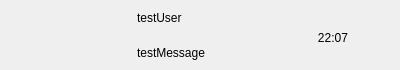
<?xml version="1.0" encoding="UTF-8"?>
<ui version="4.0">
 <class>ChatUserWid</class>
 <widget class="QWidget" name="ChatUserWid">
  <property name="geometry">
   <rect>
    <x>0</x>
    <y>0</y>
    <width>400</width>
    <height>70</height>
   </rect>
  </property>
  <property name="minimumSize">
   <size>
    <width>0</width>
    <height>70</height>
   </size>
  </property>
  <property name="maximumSize">
   <size>
    <width>16777215</width>
    <height>70</height>
   </size>
  </property>
  <property name="windowTitle">
   <string>Form</string>
  </property>
  <layout class="QHBoxLayout" name="horizontalLayout">
   <property name="spacing">
    <number>5</number>
   </property>
   <property name="leftMargin">
    <number>6</number>
   </property>
   <property name="topMargin">
    <number>2</number>
   </property>
   <property name="rightMargin">
    <number>6</number>
   </property>
   <property name="bottomMargin">
    <number>2</number>
   </property>
   <item>
    <widget class="QWidget" name="icon_wid" native="true">
     <property name="minimumSize">
      <size>
       <width>50</width>
       <height>50</height>
      </size>
     </property>
     <property name="maximumSize">
      <size>
       <width>50</width>
       <height>50</height>
      </size>
     </property>
     <layout class="QHBoxLayout" name="horizontalLayout_2">
      <property name="spacing">
       <number>0</number>
      </property>
      <property name="leftMargin">
       <number>0</number>
      </property>
      <property name="topMargin">
       <number>0</number>
      </property>
      <property name="rightMargin">
       <number>0</number>
      </property>
      <property name="bottomMargin">
       <number>0</number>
      </property>
      <item>
       <widget class="QLabel" name="icon_lb">
        <property name="minimumSize">
         <size>
          <width>45</width>
          <height>45</height>
         </size>
        </property>
        <property name="maximumSize">
         <size>
          <width>45</width>
          <height>45</height>
         </size>
        </property>
        <property name="text">
         <string/>
        </property>
       </widget>
      </item>
     </layout>
    </widget>
   </item>
   <item>
    <widget class="QWidget" name="user_info_wid" native="true">
     <property name="maximumSize">
      <size>
       <width>130</width>
       <height>16777215</height>
      </size>
     </property>
     <layout class="QVBoxLayout" name="verticalLayout">
      <property name="spacing">
       <number>7</number>
      </property>
      <property name="leftMargin">
       <number>2</number>
      </property>
      <property name="topMargin">
       <number>2</number>
      </property>
      <property name="rightMargin">
       <number>2</number>
      </property>
      <property name="bottomMargin">
       <number>2</number>
      </property>
      <item>
       <widget class="QLabel" name="user_name_lb">
        <property name="text">
         <string>testUser</string>
        </property>
       </widget>
      </item>
      <item>
       <widget class="QLabel" name="user_chat_lb">
        <property name="text">
         <string>testMessage</string>
        </property>
       </widget>
      </item>
     </layout>
    </widget>
   </item>
   <item>
    <widget class="QWidget" name="time_wid" native="true">
     <property name="minimumSize">
      <size>
       <width>50</width>
       <height>50</height>
      </size>
     </property>
     <property name="maximumSize">
      <size>
       <width>50</width>
       <height>50</height>
      </size>
     </property>
     <widget class="QLabel" name="time_lb">
      <property name="geometry">
       <rect>
        <x>-10</x>
        <y>20</y>
        <width>72</width>
        <height>15</height>
       </rect>
      </property>
      <property name="text">
       <string>22:07</string>
      </property>
      <property name="alignment">
       <set>Qt::AlignCenter</set>
      </property>
     </widget>
    </widget>
   </item>
  </layout>
 </widget>
 <resources/>
 <connections/>
</ui>
